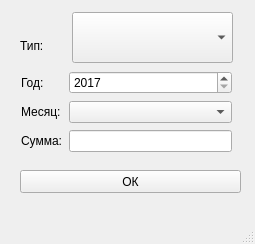
<?xml version="1.0" encoding="UTF-8"?>
<ui version="4.0">
 <class>MainWindow</class>
 <widget class="QMainWindow" name="MainWindow">
  <property name="geometry">
   <rect>
    <x>0</x>
    <y>0</y>
    <width>255</width>
    <height>244</height>
   </rect>
  </property>
  <property name="windowTitle">
   <string>MainWindow</string>
  </property>
  <widget class="QWidget" name="centralwidget">
   <widget class="QPushButton" name="btn_save_edit">
    <property name="geometry">
     <rect>
      <x>20</x>
      <y>170</y>
      <width>221</width>
      <height>23</height>
     </rect>
    </property>
    <property name="text">
     <string>ОК</string>
    </property>
   </widget>
   <widget class="QLabel" name="label_4">
    <property name="geometry">
     <rect>
      <x>20</x>
      <y>30</y>
      <width>27</width>
      <height>31</height>
     </rect>
    </property>
    <property name="text">
     <string>Тип:</string>
    </property>
   </widget>
   <widget class="QComboBox" name="cmb_type">
    <property name="geometry">
     <rect>
      <x>72</x>
      <y>12</y>
      <width>161</width>
      <height>51</height>
     </rect>
    </property>
   </widget>
   <widget class="QWidget" name="">
    <property name="geometry">
     <rect>
      <x>21</x>
      <y>70</y>
      <width>211</width>
      <height>84</height>
     </rect>
    </property>
    <layout class="QGridLayout" name="gridLayout">
     <item row="0" column="0">
      <widget class="QLabel" name="label_2">
       <property name="text">
        <string>Год:</string>
       </property>
      </widget>
     </item>
     <item row="0" column="1">
      <widget class="QSpinBox" name="spn_year_edit">
       <property name="minimum">
        <number>2017</number>
       </property>
       <property name="maximum">
        <number>2100</number>
       </property>
      </widget>
     </item>
     <item row="1" column="0">
      <widget class="QLabel" name="label">
       <property name="text">
        <string>Месяц:</string>
       </property>
      </widget>
     </item>
     <item row="1" column="1">
      <widget class="QComboBox" name="cmb_month"/>
     </item>
     <item row="2" column="0">
      <widget class="QLabel" name="label_3">
       <property name="text">
        <string>Сумма:</string>
       </property>
      </widget>
     </item>
     <item row="2" column="1">
      <widget class="QLineEdit" name="ln_summ"/>
     </item>
    </layout>
   </widget>
  </widget>
  <widget class="QMenuBar" name="menubar">
   <property name="geometry">
    <rect>
     <x>0</x>
     <y>0</y>
     <width>255</width>
     <height>20</height>
    </rect>
   </property>
  </widget>
  <widget class="QStatusBar" name="statusbar"/>
 </widget>
 <resources/>
 <connections/>
</ui>
